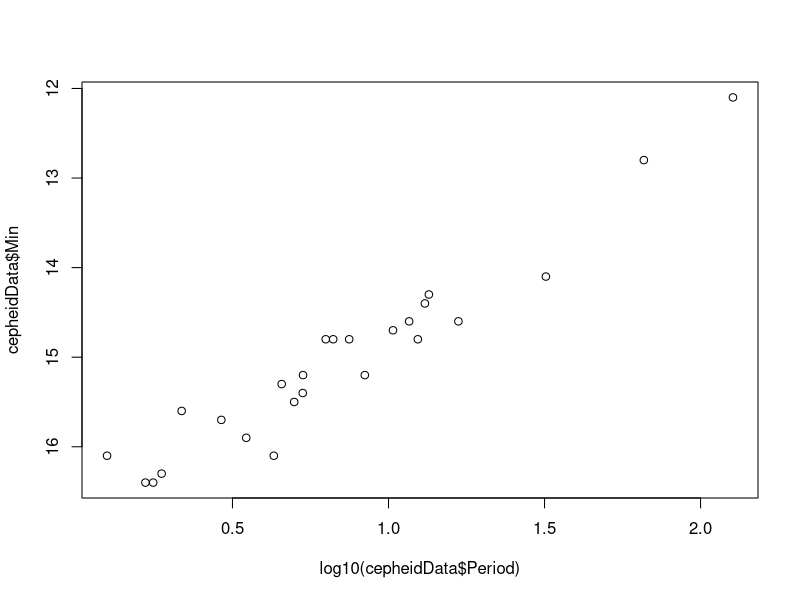
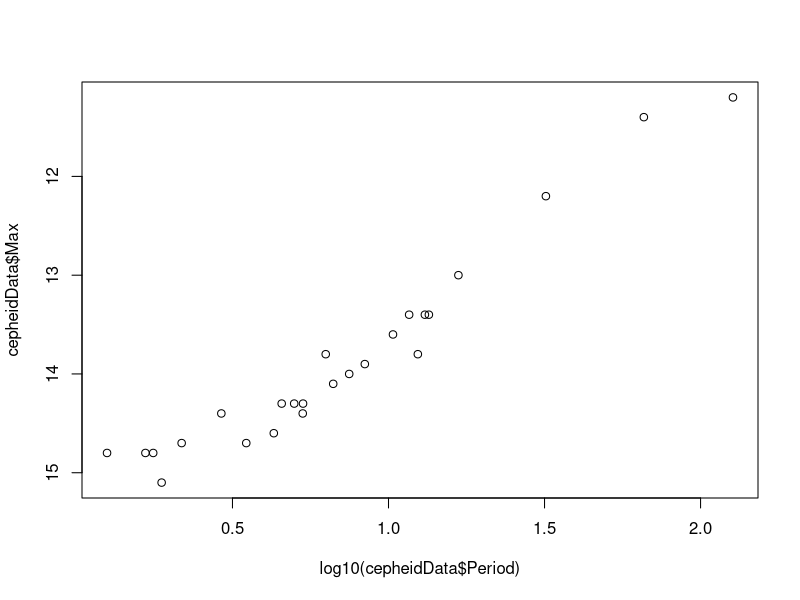

Write R code to recreate these figures, in order. (Note: this script raises an error after producing the figures.)
## ---- chunk 1
cepheidData<-read.csv("data/cepheids.csv")
## ---- chunk 2
plot(cepheidData$Min~log10(cepheidData$Period), ylim=rev(range(cepheidData$Min)))
## ---- chunk 3
plot(cepheidData$Max~log10(cepheidData$Period), ylim=rev(range(cepheidData$Max)))
## ---- chunk 4
modelMax<-lm(Max~log10(Period),data=cepheidData)
modelMin<-lm(Min~log10(Period),data=cepheidData)
## ---- chunk 5
parsec <- 3.26156
## ---- chunk 6
absMag <- function(appMag,distObj=10*parsec) {
  return (appMag-5*(log10(distObj/parsec)-1))
}
## ---- chunk 7
appMag <- function(absMag,distObj=10*parsec) {
  return (absMag+5*(log10(distObj/parsec)-1))
}
## ---- chunk 8
distObj <- function(absMag,appMag) {
  return (parsec*(10^(((appMag-absMag)/5)+1)))
}
## ---- chunk 9
distance<-200
rawCeph <- read.csv("cepheids.csv")
cleanCeph<-gather(rawCeph,magType,appMag,Min:Max)
cleanCeph$absMag <- absMag(cleanCeph$appMag,distance)
## ---- chunk 10
p <- ggplot(cleanCeph,aes(log(Period), absMag))
p <- p + geom_point(aes(color=magType))
p <- p + scale_y_reverse()
p
## ---- chunk 11
cephFitsApp <- fitCephData(cleanCeph)
